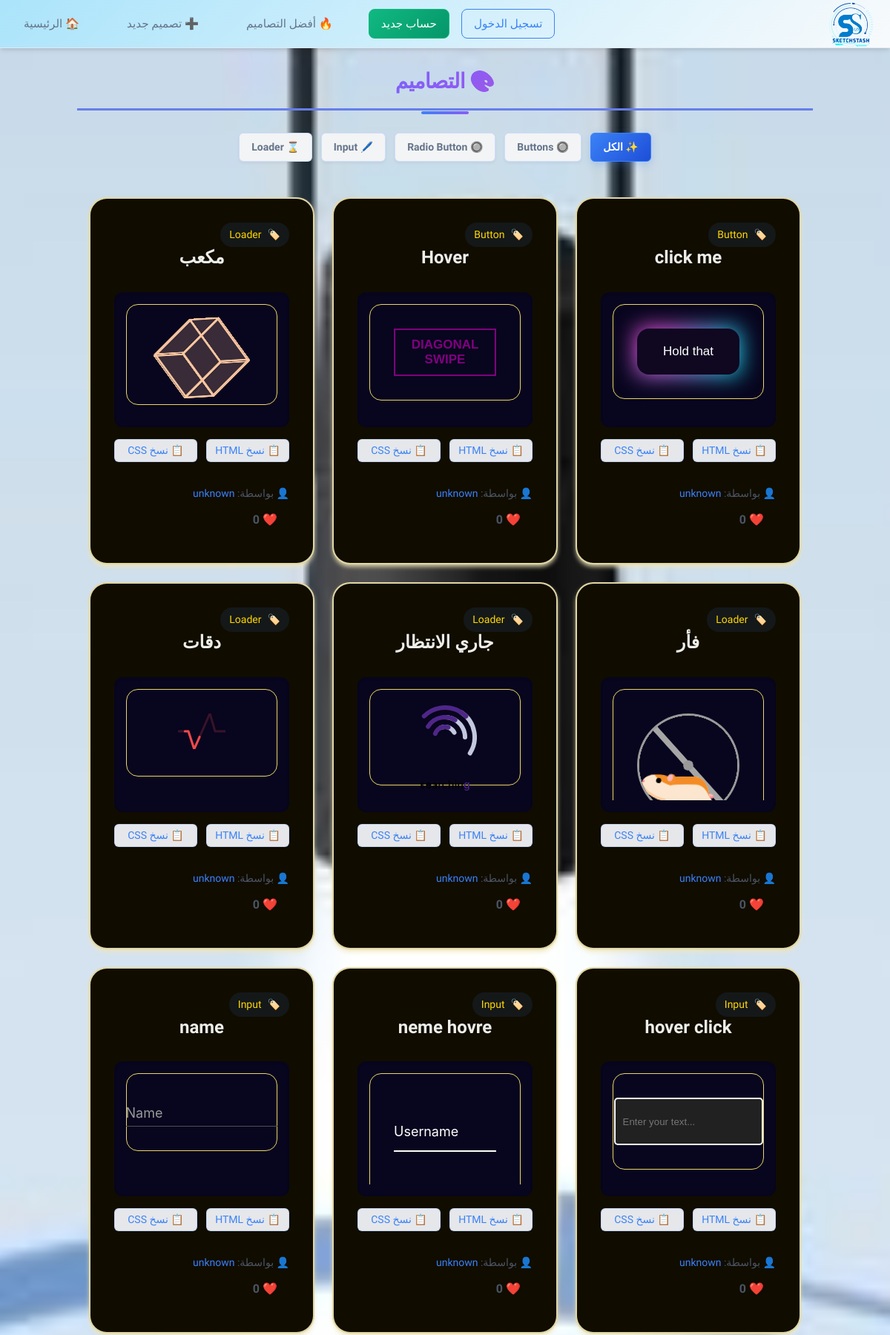
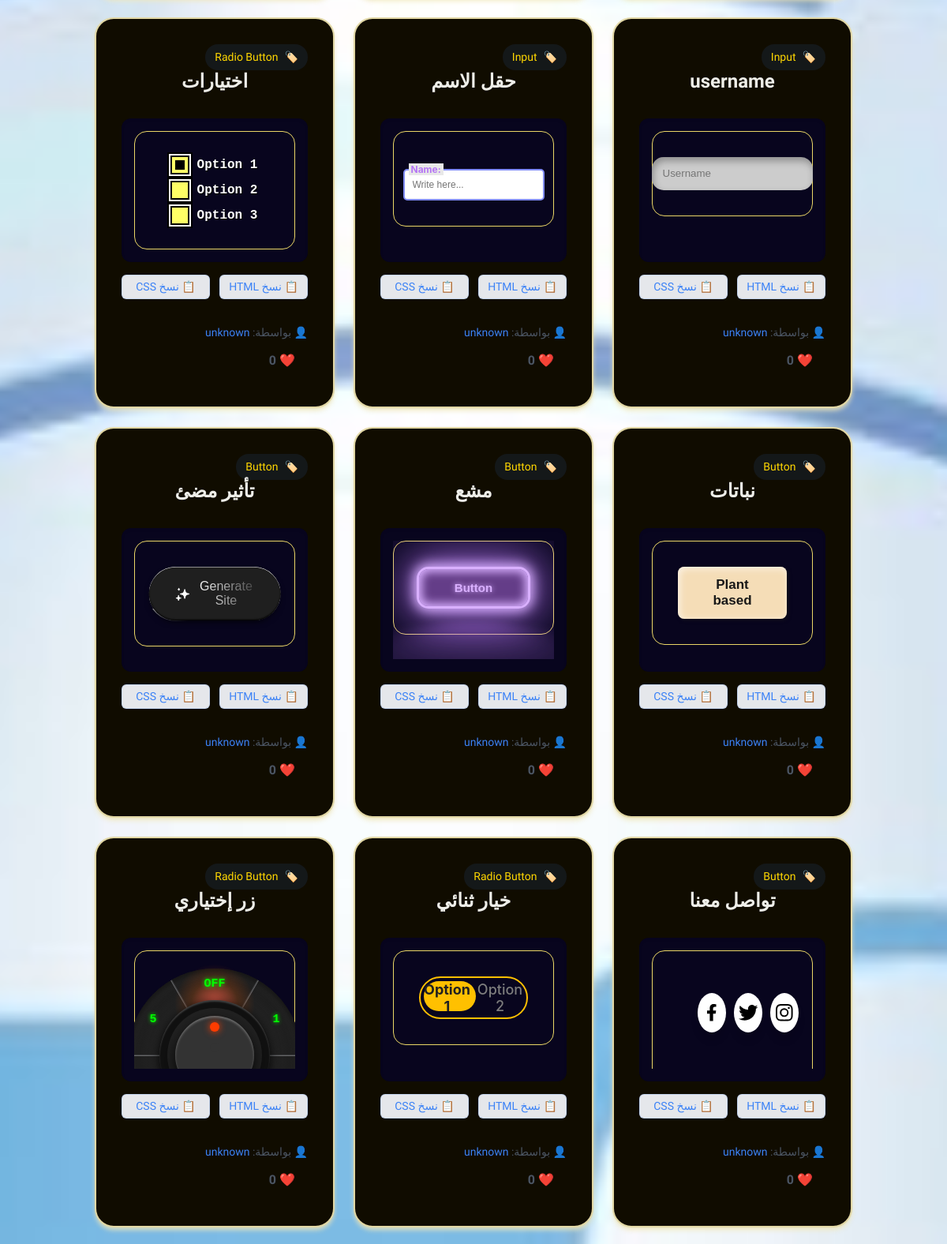
The page / (upper part) on the database its author committed (2 pictures, top to bottom).
### designs/models.py (models this page shows, shortened)
class Design(models.Model):
    DESIGN_TYPES = [
        ('button', 'Button'),
        ('card', 'Card'),
        ('navbar', 'Navbar'),
        ('header', 'Header'),
        ('form', 'Form'),
        ('input', 'Input'),
        ('loader', 'Loader'),
        ('radio', 'Radio Button'),
        ('other', 'Other'),
    ]
    name = models.CharField(max_length=100)
    description = models.TextField(blank=True)
    design_type = models.CharField(max_length=20, choices=DESIGN_TYPES)
    html_code = models.TextField()
    css_code = models.TextField()
    creator = models.ForeignKey(User, on_delete=models.CASCADE, related_name='designs')
    created_at = models.DateTimeField(auto_now_add=True)
    likes = models.PositiveIntegerField(default=0)

### designs/views.py (the view)
# urls.py: path('', views.design_list, name='design_list'),
def design_list(request):
    design_type = request.GET.get('type')
    if design_type:
        designs = Design.objects.filter(design_type=design_type).order_by('-created_at')
    else:
        designs = Design.objects.all().order_by('-created_at')
    return render(request, 'designs/design_list.html', {
        'designs': designs,
        'current_type': design_type  # علشان نتحكم في الـ active button
    })

### designs/templates/designs/design_list.html (shortened to what this page needs)
{% extends 'designs/base.html' %}
{% block content %}
<h1 class="page-title">🎨 التصاميم</h1>
<div class="filter-container">
    <a href="?" class="filter-btn {% if not current_type %}active{% endif %}">✨ الكل</a>
    <a href="?type=button" class="filter-btn {% if current_type == 'button' %}active{% endif %}">🔘 Buttons</a>
    <a href="?type=radio" class="filter-btn {% if current_type == 'radio' %}active{% endif %}">🔘 Radio Button</a>
    <a href="?type=input" class="filter-btn {% if current_type == 'input' %}active{% endif %}">🖊️ Input</a>
    <a href="?type=loader" class="filter-btn {% if current_type == 'loader' %}active{% endif %}">⌛ Loader</a>
</div>
<div class="design-grid">
    {% for design in designs %}
        <div class="design-card">
          <div class="card-info">
               <div class="design-type">
                    <span>🏷️</span>
                    <span>{{ design.get_design_type_display }}</span>
                </div>
               <div class="card-content">
                <h2 class="design-title">{{ design.name }}</h2>
              </div>
                <div>
                    <iframe
                        id="preview-iframe-{{ design.id }}"
                        class="preview-iframe"
                        onload="
                            const iframe = this;
                            const doc = iframe.contentWindow.document;
                            doc.open();
                            doc.write(`<!DOCTYPE html>
                            <html>
                            <head>
                                <style>
                                    body {
                                        margin:0;
                                        padding: 2rem 2rem;
                                        font-family: -apple-system, BlinkMacSystemFont, 'Segoe UI', Roboto, sans-serif;
                                        display: flex;
                                        justify-content: center;
                                        align-items: center;
                                        border: 1px solid #ead666;
                                        border-radius: 1rem;
                                    }
                                    {{ design.css_code|escapejs }}
                                </style>
                            </head>
                            <body>
                                {{ design.html_code|escapejs }}
                            </body>
                            </html>`);
                            doc.close();
                        ">
                    </iframe>
                </div>
                <div class="copy-buttons">
                  <button class="btn-copy" onclick="copyToClipboard(`{{ design.html_code|escapejs }}`)">📋 نسخ HTML</button>
                  <button class="btn-copy" onclick="copyToClipboard(`{{ design.css_code|escapejs }}`)">📋 نسخ CSS</button>
                </div>
          </div>
          <div class="text-sm text-gray-600 mt-auto">
            👤 بواسطة:
            <a href="{% url 'designer_profile' design.creator.username %}" class="text-blue-500 hover:underline">
              {{ design.creator.username }}
            </a><br>
            {% if request.user.is_authenticated %}
              <form method="POST" action="{% url 'like_design' design.id %}" class="like-form d-inline">
                {% csrf_token %}
                <button class="btn {% if design.id in liked_design_ids %}btn-danger{% else %}btn-outline-danger{% endif %} btn-sm like-btn" data-id="{{ design.id }}">
                  ❤️ <span class="like-count">{{ design.like_count }}</span>
                </button>
            </form>
            {% else %}
              <a href="{% url 'login' %}" class="btn btn-outline-danger btn-sm">
                ❤️ {{ design.likes }}
              </a>
            {% endif %}
          </div>
        </div>
    {% empty %}
      <p class="text-center text-gray-500 col-span-3">لا توجد تصاميم بعد.</p>
    {% endfor %}
</div>
{% endblock %}

### designs/templates/designs/base.html (shortened to what this page needs)
<!DOCTYPE html>
<html lang="ar" dir="rtl">
<head>
    {% load static %}
    <script src="https://cdn.tailwindcss.com"></script>
    <link rel="stylesheet" href="{% static 'css/stylebox.css' %}">
</head>
<body class="bg-gray-100 text-gray-900 min-h-screen flex flex-col" style="font-family: 'Cairo', sans-serif;">
<nav class="navbar" id="navbar">
    <div class="navbar-container">
        <a href="/" class="navbar-logo">
            <img src="{% static 'images/logo.png' %}" alt="SketchStash" class="h-8">
        </a></a>
        <div class="navbar-menu" id="navbar-menu">
            <a href="{% url 'design_list' %}" class="navbar-link">🏠 الرئيسية</a>
            <a href="{% url 'create_design' %}" class="navbar-link">➕ تصميم جديد</a>
            <a href="{% url 'best_designs' %}" class="navbar-link">🔥 أفضل التصاميم</a>
            {% if user.is_authenticated %}
                <div class="navbar-menu">
                    <a href="{% url 'designer_profile' user.username %}" class="navbar-link">🎨 تصميماتي</a>
                    <a href="{% url 'profile' %}" class="navbar-link navbar-profile">👤 {{ user.username }}</a>
                    <form method="POST" action="{% url 'logout' %}" style="display: inline;">
                        {% csrf_token %}
                        <button type="submit" class="navbar-logout">تسجيل الخروج</button>
                    </form>
                </div>
            {% else %}
                <div class="navbar-auth">
                    <a href="{% url 'login' %}" class="navbar-link navbar-login">تسجيل الدخول</a>
                    <a href="{% url 'register' %}" class="navbar-link navbar-register">حساب جديد</a>
                </div>
            {% endif %}
        </div>
    </div>
</nav>
    <main class="flex-grow container mx-auto px-4 py-6">
        {% block content %}{% endblock %}
    </main>
</body>
</html>

### rows shown on the page
Design: design_type "Button", name "click me", creator.username "unknown", likes "0"
Design: design_type "Button", name "Hover", creator.username "unknown", likes "0"
Design: design_type "Loader", name "مكعب", creator.username "unknown", likes "0"
Design: design_type "Loader", name "فأر", creator.username "unknown", likes "0"
Design: design_type "Loader", name "جاري الانتظار", creator.username "unknown", likes "0"
Design: design_type "Loader", name "دقات", creator.username "unknown", likes "0"
Design: design_type "Input", name "hover click", creator.username "unknown", likes "0"
Design: design_type "Input", name "neme hovre", creator.username "unknown", likes "0"
Design: design_type "Input", name "name", creator.username "unknown", likes "0"
Design: design_type "Input", name "username", creator.username "unknown", likes "0"
Design: design_type "Input", name "حقل الاسم", creator.username "unknown", likes "0"
Design: design_type "Radio Button", name "اختيارات", creator.username "unknown", likes "0"
Design: design_type "Button", name "نباتات", creator.username "unknown", likes "0"
Design: design_type "Button", name "مشع", creator.username "unknown", likes "0"
Design: design_type "Button", name "تأثير مضئ", creator.username "unknown", likes "0"
Design: design_type "Button", name "تواصل معنا", creator.username "unknown", likes "0"
Design: design_type "Radio Button", name "خيار ثنائي", creator.username "unknown", likes "0"
Design: design_type "Radio Button", name "زر إختياري", creator.username "unknown", likes "0"
